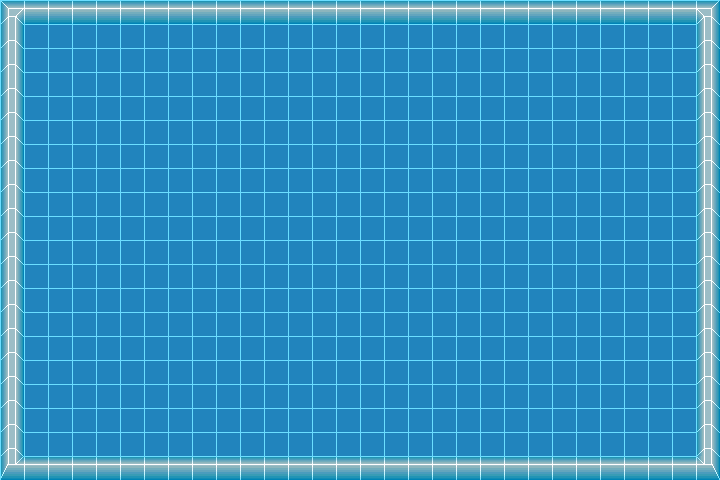

Below is a game level as drawn by its tile map, then a one-line description and the .tmx file that defines it, in full:
An orthogonal 30x20 tile map with 24x24 px tiles, 1 tile layer (Mapa).

<map version="1.0" tiledversion="1.1.2" orientation="orthogonal" renderorder="left-up" width="30" height="20" tilewidth="24" tileheight="24" infinite="0" nextobjectid="1">
 <tileset firstgid="1" name="tileset_test" tilewidth="24" tileheight="24" spacing="1" margin="1" tilecount="288" columns="12">
  <image source="tileset_test.png" trans="ff00ff" width="300" height="600" />
 </tileset>
 <layer name="Mapa" width="30" height="20">
  <data encoding="csv">
37,38,38,38,38,38,38,38,38,38,38,38,38,38,38,38,38,38,38,38,38,38,38,38,38,38,38,38,38,39,
49,7,7,7,7,7,7,7,7,7,7,7,7,7,7,7,7,7,7,7,7,7,7,7,7,7,7,7,7,49,
49,7,7,7,7,7,7,7,7,7,7,7,7,7,7,7,7,7,7,7,7,7,7,7,7,7,7,7,7,49,
49,7,7,7,7,7,7,7,7,7,7,7,7,7,7,7,7,7,7,7,7,7,7,7,7,7,7,7,7,49,
49,7,7,7,7,7,7,7,7,7,7,7,7,7,7,7,7,7,7,7,7,7,7,7,7,7,7,7,7,49,
49,7,7,7,7,7,7,7,7,7,7,7,7,7,7,7,7,7,7,7,7,7,7,7,7,7,7,7,7,49,
49,7,7,7,7,7,7,7,7,7,7,7,7,7,7,7,7,7,7,7,7,7,7,7,7,7,7,7,7,49,
49,7,7,7,7,7,7,7,7,7,7,7,7,7,7,7,7,7,7,7,7,7,7,7,7,7,7,7,7,49,
49,7,7,7,7,7,7,7,7,7,7,7,7,7,7,7,7,7,7,7,7,7,7,7,7,7,7,7,7,49,
49,7,7,7,7,7,7,7,7,7,7,7,7,7,7,7,7,7,7,7,7,7,7,7,7,7,7,7,7,49,
49,7,7,7,7,7,7,7,7,7,7,7,7,7,7,7,7,7,7,7,7,7,7,7,7,7,7,7,7,49,
49,7,7,7,7,7,7,7,7,7,7,7,7,7,7,7,7,7,7,7,7,7,7,7,7,7,7,7,7,49,
49,7,7,7,7,7,7,7,7,7,7,7,7,7,7,7,7,7,7,7,7,7,7,7,7,7,7,7,7,49,
49,7,7,7,7,7,7,7,7,7,7,7,7,7,7,7,7,7,7,7,7,7,7,7,7,7,7,7,7,49,
49,7,7,7,7,7,7,7,7,7,7,7,7,7,7,7,7,7,7,7,7,7,7,7,7,7,7,7,7,49,
49,7,7,7,7,7,7,7,7,7,7,7,7,7,7,7,7,7,7,7,7,7,7,7,7,7,7,7,7,49,
49,7,7,7,7,7,7,7,7,7,7,7,7,7,7,7,7,7,7,7,7,7,7,7,7,7,7,7,7,49,
49,7,7,7,7,7,7,7,7,7,7,7,7,7,7,7,7,7,7,7,7,7,7,7,7,7,7,7,7,49,
49,7,7,7,7,7,7,7,7,7,7,7,7,7,7,7,7,7,7,7,7,7,7,7,7,7,7,7,7,49,
61,38,38,38,38,38,38,38,38,38,38,38,38,38,38,38,38,38,38,38,38,38,38,38,38,38,38,38,38,63
</data>
 </layer>
</map>
